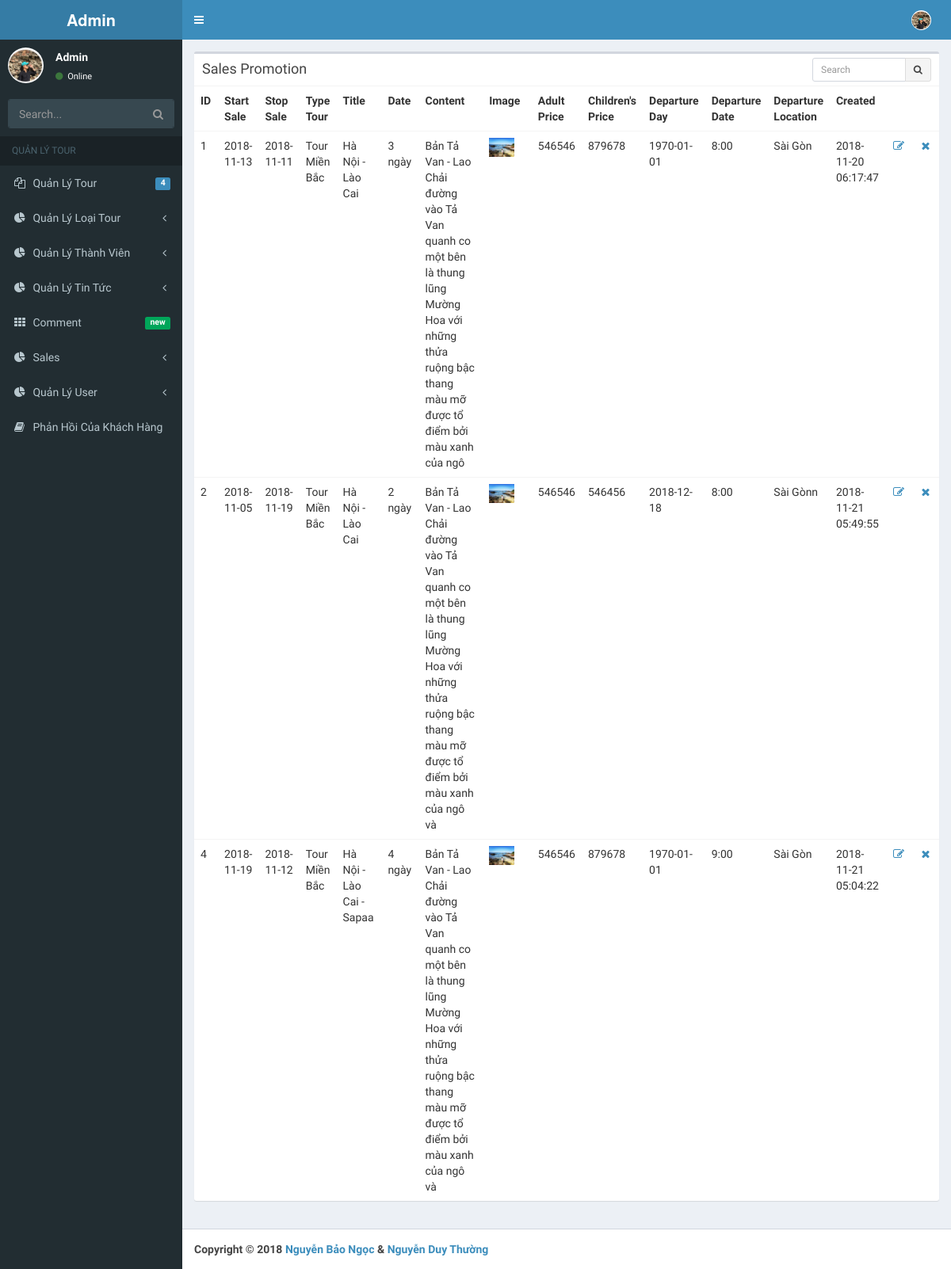
The app's page /admin.php?controller=sales&action=listSales (signed in) with its own data.
### tables this page shows
CREATE TABLE `sales` (
  `MaSale` int(20) NOT NULL,
  `MaLoai` int(11) NOT NULL,
  `title` varchar(255) NOT NULL,
  `tgian` varchar(255) NOT NULL,
  `noidung` text NOT NULL,
  `image` varchar(255) NOT NULL,
  `gianguoilon` int(11) NOT NULL,
  `giatreem` int(11) NOT NULL,
  `ngaykhoihanh` date NOT NULL,
  `giokhoihanh` varchar(255) NOT NULL,
  `diemkhoihanh` varchar(255) NOT NULL,
  `ngaythemSale` datetime NOT NULL,
  `slideshow` varchar(255) NOT NULL,
  `startSale` date NOT NULL,
  `stopSale` date NOT NULL
);

CREATE TABLE `loaitour` (
  `MaLoai` varchar(5) NOT NULL,
  `TenLoai` varchar(20) NOT NULL
);

### config/connect.php (called while the page is built, shortened)
<?php
	class connectDB{
		var $server = 'localhost';
		var $username = 'root';
		var $password = '';
		var $database = 'travel_tour';
		function connect(){
			$this->connect = mysqli_connect($this->server, $this->username, $this->password, $this->database);
			mysqli_set_charset($this->connect, 'utf8' );
			return $this->connect;
		}
	}
?>

### model/admin/sales_model.php (called while the page is built, shortened)
<?php
	class salesModel extends connectDB {
		public function listSales() {
			$sql = "SELECT a.MaSale,b.TenLoai, a.title, a.tgian, a.noidung, a.image, a.gianguoilon, a.giatreem, a.ngaykhoihanh, a.diemkhoihanh, a.ngaythemSale, a.startSale, a.stopSale, a.giokhoihanh from sales as a  inner JOIN loaitour as b on a.MaLoai = b.MaLoai ";
		    $result = mysqli_query($this->connect(), $sql);
			return $result;
		}
	}
?>

### views/pages/admin/sales/list_sale.php (the view)
 <?php include "views/pages/admin/header.php" ?>
  <div class="content-wrapper">
    <section class="content">
          <div class="row">
  <div class="col-xs-12">
      <div class="box">
        <div class="box-header">
          <h3 class="box-title">Sales Promotion</h3>
          <div class="box-tools">
            <div class="input-group input-group-sm" style="width: 150px;">
              <input type="text" name="table_search" class="form-control pull-right" placeholder="Search">
              <div class="input-group-btn">
                <button type="submit" class="btn btn-default"><i class="fa fa-search"></i></button>
              </div>
            </div>
          </div>
        </div>
        <div class="box-body table-responsive no-padding">
          <table class="table table-hover">
        <?php
      if ($result->num_rows > 0) {
         echo"
                    <tr style='width: 100%'>
                      <th style='width: 5%'>ID</th>
                      <th style='width: 5%'>Start Sale</th>
                      <th style='width: 5%'>Stop Sale</th>
                      <th style='width: 5%'>Type Tour</th>
                      <th style='width: 10%'>Title</th>
                      <th style='width: 8%'>Date</th>
                      <th style='width: 40%'>Content</th>
                      <th style='width: 15%'>Image</th>
                      <th style='width: 10%'>Adult Price</th>
                      <th style='width: 10%'>Children's Price</th>
                      <th style='width: 20%'>Departure Day</th>
                      <th style='width: 8%'>Departure Date</th>
                      <th style='width: 18%'>Departure Location</th>
                      <th style='width: 18%'>Created</th>
                      <th></th>
                      <th></th>
                    </tr>";
        while ($row = $result->fetch_assoc()) {
          $id = $row['MaSale'];
          $image = 'public/uploads/sales/'.$row['image'];
          echo"
                    <tr>
                      <td>" . $row['MaSale']. "</td>
                      <td>" . $row['startSale']. "</td>
                      <td>" . $row['stopSale']. "</td>
                      <td>" . $row['TenLoai']. "</td>
                      <td>" . $row['title']. "</td>
                      <td>" . $row['tgian']. "</td>
                      <td>" . $row['noidung']."</td>
                      <td style='width: 20%'><img src='$image' width='70%'></td>
                      <td>" . $row['gianguoilon']."</td>
                      <td>" . $row['giatreem']."</td>
                      <td>" . $row['ngaykhoihanh']."</td>
                      <td>" . $row['giokhoihanh']."</td>
                      <td>" . $row['diemkhoihanh']."</td>
                      <td>" . $row['ngaythemSale']."</td>
                      <td><a href='admin.php?controller=sales&action=edit&id=$id'><i class='fa fa-fw fa-pencil-square-o'></i></a></td>
                      <td><a href='admin.php?controller=sales&action=delete&id=$id'><i class='fa fa-fw fa-close'></i></a></td>
                    </tr>";
        }
      } else {
        echo "No promotion!";
      }
      ?>
    </table>
        </div>
      </div>
    </div>
  </div>
</section>
  </div>
  <?php include "views/pages/admin/footer.php" ?>

### records on screen
sales: MaSale "1", startSale "2018-11-13", stopSale "2018-11-11", loaitour.TenLoai "Tour Miền Bắc", title "Hà Nội - Lào Cai", tgian "3 ngày", noidung "Bản Tả Van - Lao Chải đường vào Tả Van quanh co một bên là thung lũng Mường Hoa với những thửa ruộng bậc thang màu mỡ được tổ điểm bởi màu xanh của ngô", image (picture), gianguoilon "546546", giatreem "879678", ngaykhoihanh "1970-01-01", giokhoihanh "8:00", diemkhoihanh "Sài Gòn", ngaythemSale "2018-11-20 06:17:47"
sales: MaSale "2", startSale "2018-11-05", stopSale "2018-11-19", loaitour.TenLoai "Tour Miền Bắc", title "Hà Nội - Lào Cai", tgian "2 ngày", noidung "Bản Tả Van - Lao Chải đường vào Tả Van quanh co một bên là thung lũng Mường Hoa với những thửa ruộng bậc thang màu mỡ được tổ điểm bởi màu xanh của ngô và", image (picture), gianguoilon "546546", giatreem "546456", ngaykhoihanh "2018-12-18", giokhoihanh "8:00", diemkhoihanh "Sài Gònn", ngaythemSale "2018-11-21 05:49:55"
sales: MaSale "4", startSale "2018-11-19", stopSale "2018-11-12", loaitour.TenLoai "Tour Miền Bắc", title "Hà Nội - Lào Cai - Sapaa", tgian "4 ngày", noidung "Bản Tả Van - Lao Chải đường vào Tả Van quanh co một bên là thung lũng Mường Hoa với những thửa ruộng bậc thang màu mỡ được tổ điểm bởi màu xanh của ngô và", image (picture), gianguoilon "546546", giatreem "879678", ngaykhoihanh "1970-01-01", giokhoihanh "9:00", diemkhoihanh "Sài Gòn", ngaythemSale "2018-11-21 05:04:22"
